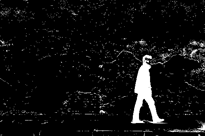
#> input picture Vision Artificial/Entrega 3/Imagen/img5.png, 205 x 136 px, found by its file name
$ python erosion.py
#> lines starting #> are read from the running program, lines starting #| are printed output that depends on the picture; after the words box and inside, x2 and y2 are one past the last pixel; in counts of white or black regions, pixels touching at a corner belong together
import numpy as np
import cv2

img = cv2.imread('Vision Artificial\Entrega 3\Imagen\img5.png')  # Leemos la imagen
#> img is the input picture: shape (136, 205, 3); min 0, max 255, mean 15.3
nSize = 10
height, width = img.shape[:2]  # Obtenemos sus dimensiones
#> height = 136; width = 205
imgGray = np.zeros((height, width), np.uint8)  # Creamos una imagen nueva
cv2.cvtColor(img, cv2.COLOR_BGR2GRAY, imgGray)
ret, thr = cv2.threshold(imgGray, 0, 100, cv2.THRESH_BINARY_INV)
# kernel = np.ones((3, 3), np.uint8)
kernel = cv2.getStructuringElement(cv2.MORPH_RECT, ksize=(2*nSize+1, 2*nSize+1), anchor=(-1, -1))
erosion = cv2.erode(thr, kernel, iterations=1)
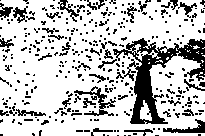
#> thr: shape (136, 205); values 0 (black) and 100 (white), 75.6% white; 325 black regions (279 under 20 px), largest, box (x1, y1, x2, y2) and area: (113, 38, 205, 124) 2473, (74, 86, 116, 116) 327, (163, 119, 205, 133) 231
cv2.imshow('Img', imgGray)
cv2.waitKey(0)
cv2.imshow('Erosion', np.hstack([thr, erosion]))  # Mostramos las imagenes
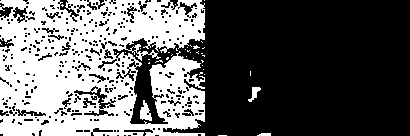
#> window 'Erosion': shape (136, 410); values 0 (black) and 100 (white), 38.1% white; 43 white regions (39 under 20 px), largest, box (x1, y1, x2, y2) and area: (0, 0, 205, 136) 20836, (140, 100, 152, 121) 148, (248, 87, 261, 102) 86, (257, 133, 271, 136) 36
cv2.waitKey(0)  # Se espera a pulsar cualquier tecla para cerrar la imagen
cv2.destroyAllWindows()  # Cierre de ventanas

$ run again, with Vision Artificial/Entrega 3/Imagen/img6.png copied over Vision Artificial/Entrega 3/Imagen/img5.png
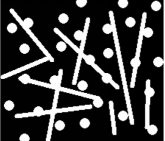
#> input picture Vision Artificial/Entrega 3/Imagen/img6.png, 165 x 141 px, found by its file name
#> img is the input picture: shape (141, 165, 3); min 0, max 255, mean 61.3
#> `erosion = cv2.erode(thr, kernel, iterations=1)`:
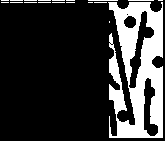
#> thr: shape (141, 165); values 0 (black) and 100 (white), 21.2% white; 19 white regions (16 under 20 px), largest, box (x1, y1, x2, y2) and area: (108, 2, 163, 138) 4711, (88, 0, 118, 1) 30, (128, 0, 154, 1) 26
#> `cv2.imshow('Erosion', np.hstack([thr, erosion]))`:
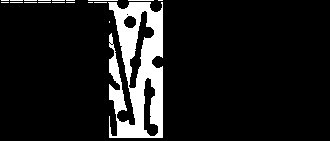
#> window 'Erosion': shape (141, 330); values 0 (black) and 100 (white), 10.6% white; 19 white regions (16 under 20 px), largest, box (x1, y1, x2, y2) and area: (108, 2, 163, 138) 4711, (88, 0, 118, 1) 30, (128, 0, 154, 1) 26

$ run again, with Vision Artificial/Entrega 3/Imagen/img8.png copied over Vision Artificial/Entrega 3/Imagen/img5.png
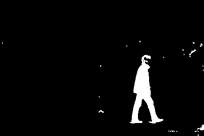
#> input picture Vision Artificial/Entrega 3/Imagen/img8.png, 204 x 136 px, found by its file name
#> img is the input picture: shape (136, 204, 3); min 0, max 255, mean 8.5
#> `erosion = cv2.erode(thr, kernel, iterations=1)`:
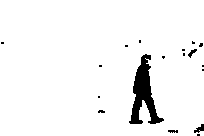
#> thr: shape (136, 204); values 0 (black) and 100 (white), 95.6% white; 18 black regions (14 under 20 px), largest, box (x1, y1, x2, y2) and area: (129, 54, 164, 124) 1028, (194, 124, 204, 133) 48, (188, 49, 197, 58) 34, (168, 130, 178, 133) 24
#> `cv2.imshow('Erosion', np.hstack([thr, erosion]))`:
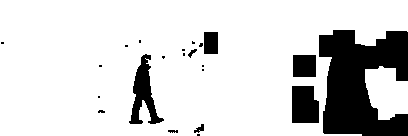
#> window 'Erosion': shape (136, 408); values 0 (black) and 100 (white), 82.8% white; 22 black regions (14 under 20 px), largest, box (x1, y1, x2, y2) and area: (319, 30, 408, 136) 6553, (129, 54, 164, 124) 1028, (292, 86, 319, 123) 927

$ run again, with Vision Artificial/Entrega 3/Imagen/img9.png copied over Vision Artificial/Entrega 3/Imagen/img5.png
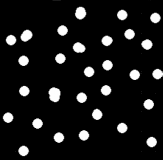
#> input picture Vision Artificial/Entrega 3/Imagen/img9.png, 163 x 160 px, found by its file name
#> img is the input picture: shape (160, 163, 3); min 0, max 254, mean 23.9
#> `erosion = cv2.erode(thr, kernel, iterations=1)`:
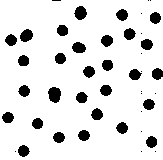
#> thr: shape (160, 163); values 0 (black) and 100 (white), 88.1% white; 44 black regions (15 under 20 px), largest, box (x1, y1, x2, y2) and area: (48, 87, 61, 103) 160, (74, 6, 87, 20) 131, (20, 29, 33, 42) 125
#> `cv2.imshow('Erosion', np.hstack([thr, erosion]))`:
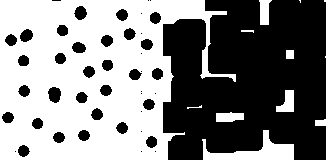
#> window 'Erosion': shape (160, 326); values 0 (black) and 100 (white), 51.8% white; 45 black regions (15 under 20 px), largest, box (x1, y1, x2, y2) and area: (163, 0, 326, 160) 22067, (48, 87, 61, 103) 160, (74, 6, 87, 20) 131
